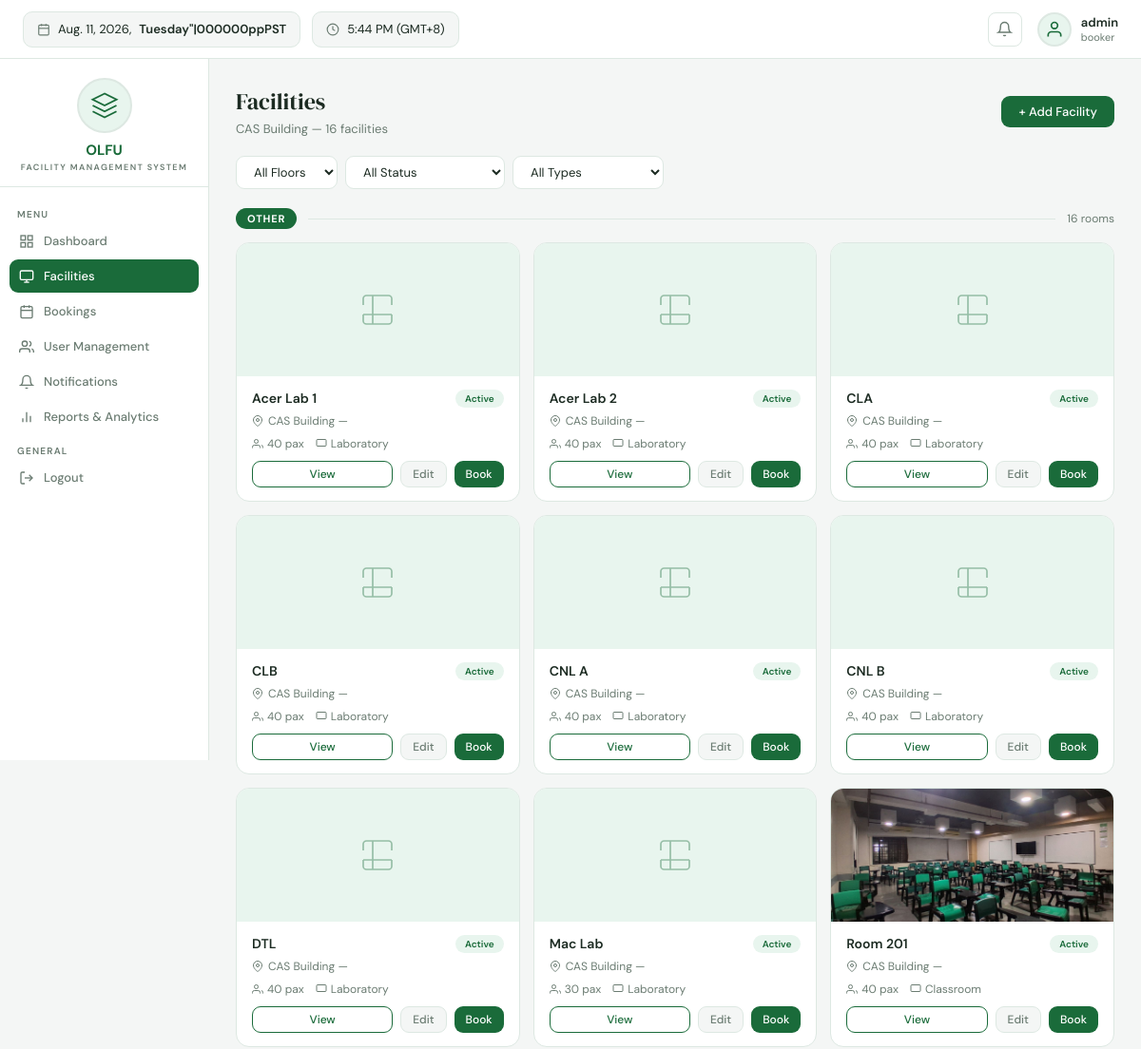
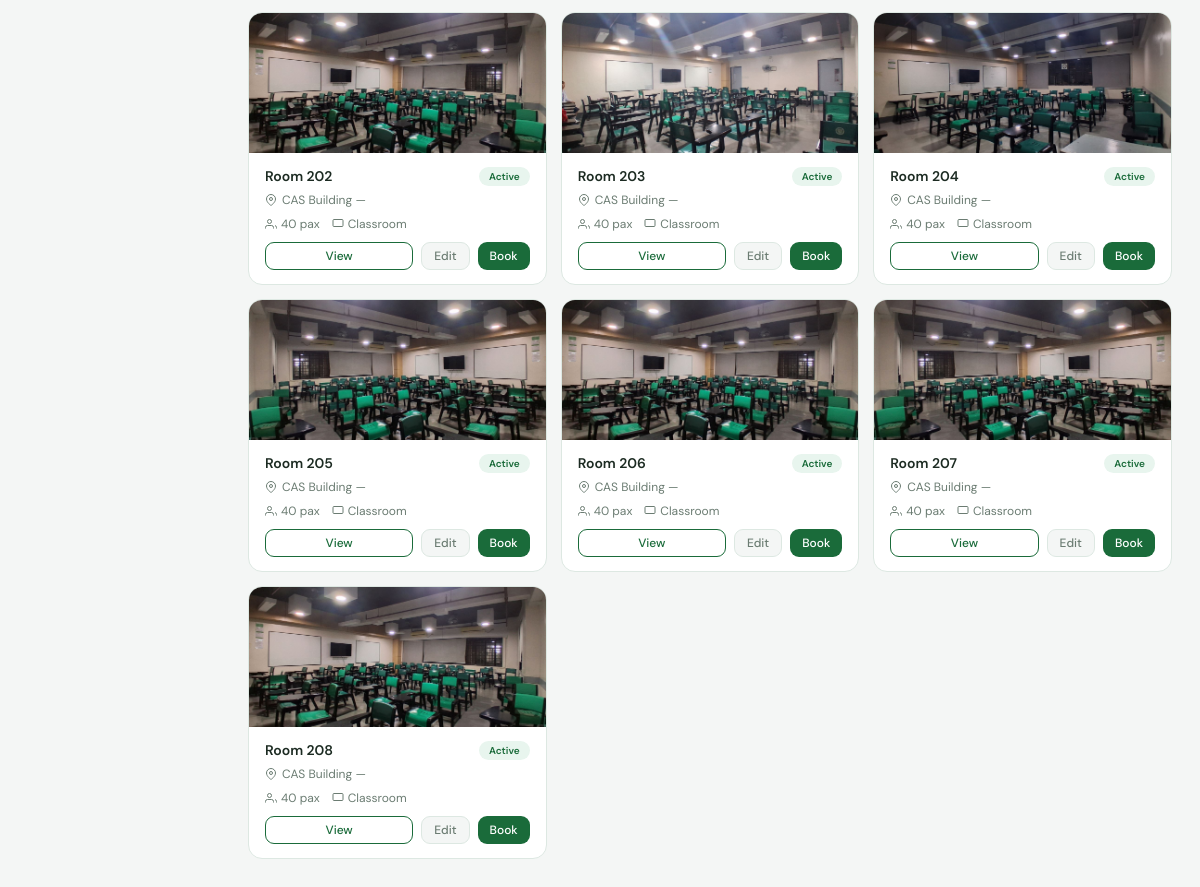
The app's page /facilities/ (signed in) with its own data (2 pictures, top to bottom).
### apps/models.py (models this page shows, shortened)
class User(AbstractUser):
    SUPERUSER_ROLE = 'superuser'
    FACILITY_MANAGER = 'facility_manager'
    TECHNICAL_STAFF = 'technical_staff'
    STANDARD_USER = 'standard_user'
    ROLE_CHOICES = [
        (SUPERUSER_ROLE, 'Superuser'),
        (FACILITY_MANAGER, 'Facility Manager'),
        (TECHNICAL_STAFF, 'Technical Staff'),
        (STANDARD_USER, 'Standard User'),
    ]
    DEPARTMENT_CHOICES = [
        ('BSIT', 'BS Information Technology'),
        ('BSCS', 'BS Computer Science'),
        ('BSIS', 'BS Information Systems'),
        ('IT_DEPT', 'IT Department'),
        ('ADMIN', 'Administration'),
        ('OTHER', 'Other'),
    ]
    role = models.CharField(max_length=30, choices=ROLE_CHOICES, default=STANDARD_USER)
    department = models.CharField(max_length=30, choices=DEPARTMENT_CHOICES, blank=True, default='')
    phone = models.CharField(max_length=20, blank=True)
    profile_notes = models.TextField(blank=True)
    last_active = models.DateTimeField(null=True, blank=True)
    mfa_enabled = models.BooleanField(default=False)
    failed_login_attempts = models.PositiveIntegerField(default=0)
    is_locked = models.BooleanField(default=False)
    def can_manage_facilities(self):
        return self.role in [self.SUPERUSER_ROLE, self.FACILITY_MANAGER, self.TECHNICAL_STAFF] or self.is_superuser
    def can_book(self):
        return self.role in [self.SUPERUSER_ROLE, self.FACILITY_MANAGER, self.STANDARD_USER] or self.is_superuser
    def can_manage_users(self):
        return self.role == self.SUPERUSER_ROLE or self.is_superuser
    def can_view_reports(self):
        return self.role in [self.SUPERUSER_ROLE, self.FACILITY_MANAGER] or self.is_superuser

class Facility(models.Model):
    STATUS_CHOICES = [('active','Active'),('maintenance','Under Maintenance'),('unavailable','Unavailable')]
    TYPE_CHOICES = [('laboratory','Laboratory'),('classroom','Classroom'),('conference','Conference Room'),('auditorium','Auditorium'),('other','Other')]
    FLOOR_CHOICES = [('1st Floor','1st Floor'),('2nd Floor','2nd Floor'),('3rd Floor','3rd Floor'),('4th Floor','4th Floor'),('5th Floor','5th Floor'),('Other','Other')]
    name = models.CharField(max_length=100)
    facility_type = models.CharField(max_length=30, choices=TYPE_CHOICES, default='classroom')
    building = models.CharField(max_length=100, blank=True, default='CAS Building')
    floor = models.CharField(max_length=20, choices=FLOOR_CHOICES, blank=True)
    location = models.CharField(max_length=200)
    capacity = models.PositiveIntegerField(default=0)
    description = models.TextField(blank=True)
    status = models.CharField(max_length=20, choices=STATUS_CHOICES, default='active')
    tags = models.CharField(max_length=200, blank=True)
    image = models.ImageField(upload_to='facilities/', blank=True, null=True)
    floor_plan = models.ImageField(upload_to='floor_plans/', blank=True, null=True)
    custodian = models.CharField(max_length=100, blank=True)
    availability_start = models.TimeField(null=True, blank=True)
    availability_end = models.TimeField(null=True, blank=True)
    is_restricted = models.BooleanField(default=False)
    allowed_roles = models.CharField(max_length=200, blank=True)
    created_at = models.DateTimeField(auto_now_add=True)
    updated_at = models.DateTimeField(auto_now=True)
    created_by = models.ForeignKey(User, on_delete=models.SET_NULL, null=True, related_name='facilities_created')
    class Meta:
        verbose_name_plural = 'Facilities'
        ordering = ['building', 'floor', 'name']

### apps/views.py (the view)
# urls.py: path('facilities/', views.facilities_view, name='facilities'),
@login_required(login_url='login')
def facilities_view(request):
    floor_filter = request.GET.get('floor', '')
    status_filter = request.GET.get('status', '')
    type_filter = request.GET.get('type', '')
    facilities = Facility.objects.all()
    if floor_filter:
        facilities = facilities.filter(floor=floor_filter)
    if status_filter:
        facilities = facilities.filter(status=status_filter)
    if type_filter:
        facilities = facilities.filter(facility_type=type_filter)
    facilities = facilities.order_by('floor', 'name')
    grouped = {}
    for f in facilities:
        k = f.floor or 'Other'
        grouped.setdefault(k, []).append(f)
    return render(request, 'facilities.html', {
        'grouped_facilities': grouped, 'floor_filter': floor_filter,
        'status_filter': status_filter, 'type_filter': type_filter,
        'floor_choices': Facility.FLOOR_CHOICES, 'total': facilities.count(),
    })

### templates/facilities.html (shortened to what this page needs)
{% extends 'base.html' %}
{% block content %}
<div style="display:flex;align-items:center;justify-content:space-between;margin-bottom:20px;">
  <div>
    <div style="font-family:'DM Serif Display',serif;font-size:24px;">Facilities</div>
    <div style="font-size:13px;color:var(--muted);margin-top:4px;">CAS Building — {{ total }} facilities</div>
  </div>
  {% if user.can_manage_facilities %}
  <a href="{% url 'facility_create' %}" class="btn btn-primary">+ Add Facility</a>
  {% endif %}
</div>
<div style="display:flex;gap:10px;margin-bottom:20px;flex-wrap:wrap;">
  <form method="GET" style="display:flex;gap:8px;flex-wrap:wrap;">
    <select name="floor" class="form-control" style="width:auto;padding:7px 14px;font-size:13px;" onchange="this.form.submit()">
      <option value="">All Floors</option>
    </select>
    <select name="status" class="form-control" style="width:auto;padding:7px 14px;font-size:13px;" onchange="this.form.submit()">
      <option value="">All Status</option>
    </select>
    <select name="type" class="form-control" style="width:auto;padding:7px 14px;font-size:13px;" onchange="this.form.submit()">
      <option value="">All Types</option>
    </select>
  </form>
</div>
{% if grouped_facilities %}
  {% for floor, facilities in grouped_facilities.items %}
  <div style="margin-bottom:32px;">
    <div style="display:flex;align-items:center;gap:12px;margin-bottom:14px;">
      <div style="background:var(--green);color:#fff;font-size:11px;font-weight:700;letter-spacing:.8px;text-transform:uppercase;padding:4px 12px;border-radius:20px;">{{ floor }}</div>
      <div style="flex:1;height:1px;background:var(--border);"></div>
      <div style="font-size:12px;color:var(--muted);">{{ facilities|length }} room{{ facilities|length|pluralize }}</div>
    </div>
    <div style="display:grid;grid-template-columns:repeat(auto-fill,minmax(240px,1fr));gap:14px;">
      {% for facility in facilities %}
      <div class="card" style="padding:0;overflow:hidden;transition:box-shadow .2s;" onmouseover="this.style.boxShadow='0 4px 20px rgba(0,0,0,.08)'" onmouseout="this.style.boxShadow='none'">
        {% if facility.image %}
        <img src="{{ facility.image.url }}" alt="{{ facility.name }}" style="width:100%;height:140px;object-fit:cover;display:block;"/>
        {% else %}
        <div style="width:100%;height:140px;background:var(--green-light);display:flex;align-items:center;justify-content:center;">
          {% if facility.facility_type == 'laboratory' %}
          <svg width="40" height="40" fill="none" viewBox="0 0 24 24" stroke="currentColor" stroke-width="1" style="color:var(--green);opacity:.4;"><path d="M9 3H5a2 2 0 0 0-2 2v4m6-6h10a2 2 0 0 1 2 2v4M9 3v18m0 0h10a2 2 0 0 0 2-2v-4M9 21H5a2 2 0 0 1-2-2v-4m0 0h18"/></svg>
          {% else %}
          <svg width="40" height="40" fill="none" viewBox="0 0 24 24" stroke="currentColor" stroke-width="1" style="color:var(--green);opacity:.4;"><rect x="2" y="3" width="20" height="14" rx="2"/><line x1="8" y1="21" x2="16" y2="21"/><line x1="12" y1="17" x2="12" y2="21"/></svg>
          {% endif %}
        </div>
        {% endif %}
        <div style="padding:14px 16px;">
          <div style="display:flex;align-items:flex-start;justify-content:space-between;margin-bottom:6px;">
            <div style="font-size:14px;font-weight:600;color:var(--text);">{{ facility.name }}</div>
            <span class="status {{ facility.status }}" style="font-size:10px;flex-shrink:0;margin-left:8px;">{{ facility.get_status_display }}</span>
          </div>
          <div style="font-size:12px;color:var(--muted);margin-bottom:8px;display:flex;align-items:center;gap:5px;">
            <svg width="12" height="12" fill="none" viewBox="0 0 24 24" stroke="currentColor" stroke-width="2"><path d="M21 10c0 7-9 13-9 13s-9-6-9-13a9 9 0 0 1 18 0z"/><circle cx="12" cy="10" r="3"/></svg>
            {{ facility.building }} — {{ facility.floor }}
          </div>
          <div style="display:flex;gap:12px;font-size:12px;color:var(--muted);margin-bottom:10px;">
            <span style="display:flex;align-items:center;gap:4px;">
              <svg width="12" height="12" fill="none" viewBox="0 0 24 24" stroke="currentColor" stroke-width="2"><path d="M17 21v-2a4 4 0 0 0-4-4H5a4 4 0 0 0-4 4v2"/><circle cx="9" cy="7" r="4"/><path d="M23 21v-2a4 4 0 0 0-3-3.87"/></svg>
              {{ facility.capacity }} pax
            </span>
            <span style="display:flex;align-items:center;gap:4px;">
              <svg width="12" height="12" fill="none" viewBox="0 0 24 24" stroke="currentColor" stroke-width="2"><rect x="2" y="3" width="20" height="14" rx="2"/></svg>
              {{ facility.get_facility_type_display }}
            </span>
          </div>
          <div style="display:flex;gap:8px;">
            <a href="{% url 'facility_detail' facility.pk %}" class="btn btn-outline btn-sm" style="flex:1;justify-content:center;">View</a>
            {% if user.can_manage_facilities %}
            <a href="{% url 'facility_edit' facility.pk %}" class="btn btn-sm" style="background:var(--bg);border:1.5px solid var(--border);color:var(--muted);justify-content:center;">Edit</a>
            {% endif %}
            {% if user.can_book and facility.status == 'active' %}
            <a href="{% url 'booking_create' %}?facility={{ facility.pk }}" class="btn btn-primary btn-sm" style="justify-content:center;">Book</a>
            {% endif %}
          </div>
        </div>
      </div>
      {% endfor %}
    </div>
  </div>
  {% endfor %}
{% else %}
<div class="card" style="text-align:center;padding:48px;color:var(--muted);">
  No facilities found.
  {% if user.can_manage_facilities %}<br><br><a href="{% url 'facility_create' %}" class="btn btn-primary">+ Add First Facility</a>{% endif %}
</div>
{% endif %}
{% endblock %}

### templates/base.html (shortened to what this page needs)
<!DOCTYPE html>
<html lang="en">
<head>
</head>
<body>
<div class="topbar">
  <div class="topbar-pill">
    <svg fill="none" viewBox="0 0 24 24" stroke="currentColor" stroke-width="2"><rect x="3" y="4" width="18" height="18" rx="2"/><line x1="16" y1="2" x2="16" y2="6"/><line x1="8" y1="2" x2="8" y2="6"/><line x1="3" y1="10" x2="21" y2="10"/></svg>
    {% now "N j, Y" %}, <b>{% now "l"|upper %}</b>
  </div>
  <div class="topbar-pill">
    <svg fill="none" viewBox="0 0 24 24" stroke="currentColor" stroke-width="2"><circle cx="12" cy="12" r="10"/><polyline points="12 6 12 12 16 14"/></svg>
    {% now "g:i A" %} (GMT+8)
  </div>
  {% if user.is_authenticated %}
  <a href="{% url 'notifications' %}" class="topbar-icon">
    <svg fill="none" viewBox="0 0 24 24" stroke="currentColor" stroke-width="2"><path d="M18 8A6 6 0 0 0 6 8c0 7-3 9-3 9h18s-3-2-3-9"/><path d="M13.73 21a2 2 0 0 1-3.46 0"/></svg>
  </a>
  <div class="topbar-user">
    <div class="topbar-avatar"><svg fill="none" viewBox="0 0 24 24" stroke="currentColor" stroke-width="2"><path d="M20 21v-2a4 4 0 0 0-4-4H8a4 4 0 0 0-4 4v2"/><circle cx="12" cy="7" r="4"/></svg></div>
    <div>
      <div class="topbar-name">{{ user.get_full_name|default:user.username }}</div>
      <div class="topbar-role">{{ user.get_role_display }}</div>
    </div>
  </div>
  {% endif %}
</div>
<div class="layout">
  {% if user.is_authenticated %}
  <div class="sidebar">
    <div class="sidebar-logo">
      <div class="logo-circle">
        <svg viewBox="0 0 24 24" fill="none" stroke="currentColor" stroke-width="1.5"><path d="M12 2L2 7l10 5 10-5-10-5z"/><path d="M2 17l10 5 10-5"/><path d="M2 12l10 5 10-5"/></svg>
      </div>
      <div class="logo-name">OLFU</div>
      <div class="logo-sub">Facility Management System</div>
    </div>
    <div class="sidebar-nav">
      <div class="nav-label">Menu</div>
      <a href="{% url 'dashboard' %}" class="nav-item {% if request.resolver_match.url_name == 'dashboard' %}active{% endif %}">
        <svg fill="none" viewBox="0 0 24 24" stroke="currentColor" stroke-width="2"><rect x="3" y="3" width="7" height="7"/><rect x="14" y="3" width="7" height="7"/><rect x="14" y="14" width="7" height="7"/><rect x="3" y="14" width="7" height="7"/></svg>
        Dashboard
      </a>
      <a href="{% url 'facilities' %}" class="nav-item {% if 'facilit' in request.resolver_match.url_name %}active{% endif %}">
        <svg fill="none" viewBox="0 0 24 24" stroke="currentColor" stroke-width="2"><rect x="2" y="3" width="20" height="14" rx="2"/><line x1="8" y1="21" x2="16" y2="21"/><line x1="12" y1="17" x2="12" y2="21"/></svg>
        Facilities
      </a>
      <a href="{% url 'bookings' %}" class="nav-item {% if 'booking' in request.resolver_match.url_name %}active{% endif %}">
        <svg fill="none" viewBox="0 0 24 24" stroke="currentColor" stroke-width="2"><rect x="3" y="4" width="18" height="18" rx="2"/><line x1="16" y1="2" x2="16" y2="6"/><line x1="8" y1="2" x2="8" y2="6"/><line x1="3" y1="10" x2="21" y2="10"/></svg>
        Bookings
      </a>
      {% if user.can_manage_users %}
      <a href="{% url 'user_list' %}" class="nav-item {% if 'user' in request.resolver_match.url_name %}active{% endif %}">
        <svg fill="none" viewBox="0 0 24 24" stroke="currentColor" stroke-width="2"><path d="M17 21v-2a4 4 0 0 0-4-4H5a4 4 0 0 0-4 4v2"/><circle cx="9" cy="7" r="4"/><path d="M23 21v-2a4 4 0 0 0-3-3.87"/><path d="M16 3.13a4 4 0 0 1 0 7.75"/></svg>
        User Management
      </a>
      {% endif %}
      <a href="{% url 'notifications' %}" class="nav-item {% if request.resolver_match.url_name == 'notifications' %}active{% endif %}">
        <svg fill="none" viewBox="0 0 24 24" stroke="currentColor" stroke-width="2"><path d="M18 8A6 6 0 0 0 6 8c0 7-3 9-3 9h18s-3-2-3-9"/><path d="M13.73 21a2 2 0 0 1-3.46 0"/></svg>
        Notifications
      </a>
      {% if user.can_view_reports %}
      <a href="{% url 'reports' %}" class="nav-item {% if request.resolver_match.url_name == 'reports' %}active{% endif %}">
        <svg fill="none" viewBox="0 0 24 24" stroke="currentColor" stroke-width="2"><line x1="18" y1="20" x2="18" y2="10"/><line x1="12" y1="20" x2="12" y2="4"/><line x1="6" y1="20" x2="6" y2="14"/></svg>
        Reports & Analytics
      </a>
      {% endif %}
      <div class="nav-label" style="margin-top:12px;">General</div>
      <a href="{% url 'logout' %}" class="nav-item">
        <svg fill="none" viewBox="0 0 24 24" stroke="currentColor" stroke-width="2"><path d="M9 21H5a2 2 0 0 1-2-2V5a2 2 0 0 1 2-2h4"/><polyline points="16 17 21 12 16 7"/><line x1="21" y1="12" x2="9" y2="12"/></svg>
        Logout
      </a>
    </div>
  </div>
  {% endif %}
  <div class="main">
    {% block content %}{% endblock %}
  </div>
</div>
</body>
</html>

### records on screen
User: get_full_name "admin", role "booker"
Facility: name "Acer Lab 1", status "Active", building "CAS Building", capacity "40", facility_type "Laboratory"
Facility: name "Acer Lab 2", status "Active", building "CAS Building", capacity "40", facility_type "Laboratory"
Facility: name "CLA", status "Active", building "CAS Building", capacity "40", facility_type "Laboratory"
Facility: name "CLB", status "Active", building "CAS Building", capacity "40", facility_type "Laboratory"
Facility: name "CNL A", status "Active", building "CAS Building", capacity "40", facility_type "Laboratory"
Facility: name "CNL B", status "Active", building "CAS Building", capacity "40", facility_type "Laboratory"
Facility: name "DTL", status "Active", building "CAS Building", capacity "40", facility_type "Laboratory"
Facility: name "Mac Lab", status "Active", building "CAS Building", capacity "30", facility_type "Laboratory"
Facility: image (picture), name "Room 201", status "Active", building "CAS Building", capacity "40", facility_type "Classroom"
Facility: image (picture), name "Room 202", status "Active", building "CAS Building", capacity "40", facility_type "Classroom"
Facility: image (picture), name "Room 203", status "Active", building "CAS Building", capacity "40", facility_type "Classroom"
Facility: image (picture), name "Room 204", status "Active", building "CAS Building", capacity "40", facility_type "Classroom"
Facility: image (picture), name "Room 205", status "Active", building "CAS Building", capacity "40", facility_type "Classroom"
Facility: image (picture), name "Room 206", status "Active", building "CAS Building", capacity "40", facility_type "Classroom"
Facility: image (picture), name "Room 207", status "Active", building "CAS Building", capacity "40", facility_type "Classroom"
Facility: image (picture), name "Room 208", status "Active", building "CAS Building", capacity "40", facility_type "Classroom"

### other values on screen
{{ total }} "16"
{{ floor }} "OTHER"
{{ facilities|length }} "16"
